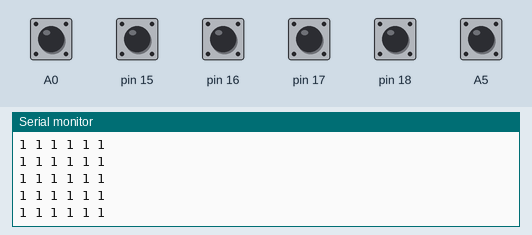
Simulated run of this sketch. Board: Arduino Uno, built with avr-gcc and run on an emulated ATmega328P. On the bench: the last lines printed to the serial monitor. The inputs (shaded band) are chosen by the test bench; at power-on: A0, A5, pin 15–18 HIGH.

Above: at 1.2 s.
1.3 s: A0 pulled LOW for 0.15 s
At 1.33 s:
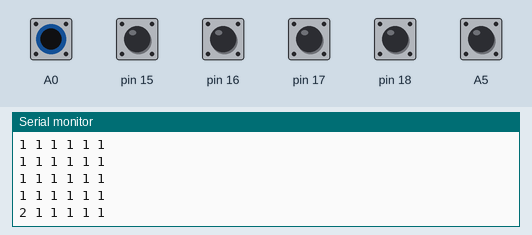
2.9 s: pin 15 pulled LOW for 0.15 s
At 2.94 s:
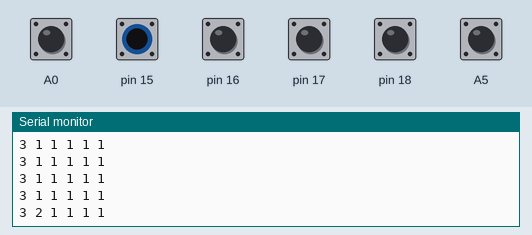
4.5 s: pin 16 pulled LOW for 0.15 s
At 4.56 s:
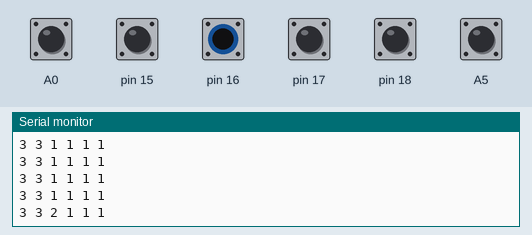
6.1 s: pin 17 pulled LOW for 0.15 s
At 6.13 s:
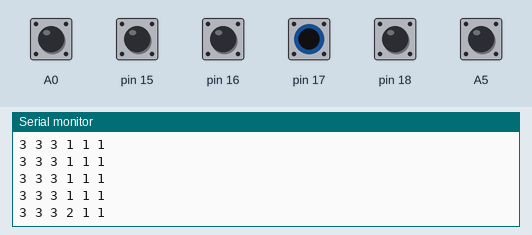
7.7 s: pin 18 pulled LOW for 0.15 s
At 7.74 s:
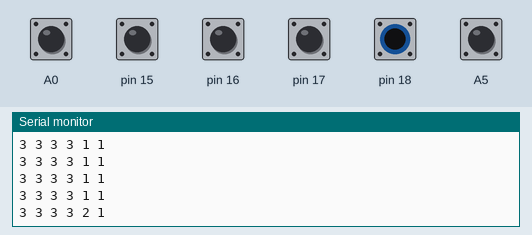
9.3 s: A5 pulled LOW for 0.15 s
At 9.36 s:
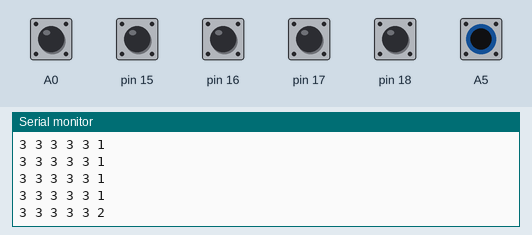
Timing chart, 0 to 11.9 s (numbered marks = the images above; inputs shaded):
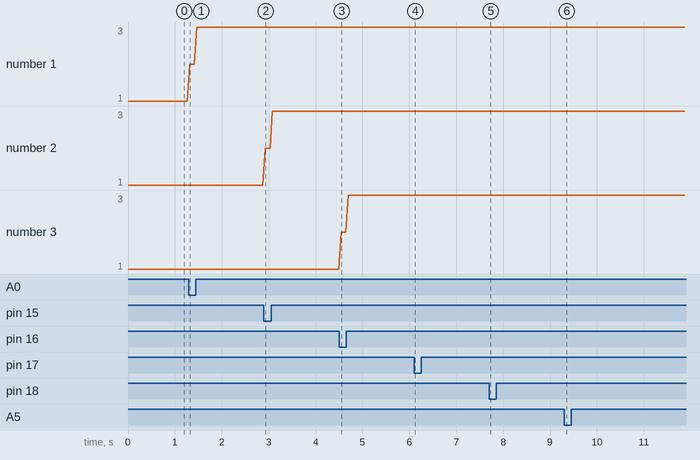

The sketch:

analogTest.ino
```cpp
//analogTest.ino
//Test sensors on A0-A5 with mode INPUT_PULLUP
//Written for Aurora Robotics. (UAF RMC 2016)
//Arsh Chauhan
//05/01/2016
//Public Domain


void setup() {

  for( int i=A0; i<=A5; i++)
  {
    pinMode(i,INPUT_PULLUP);
  }

  Serial.begin(9600);

}

int values[6];
int oldvalues[6];
int counts[6]={0};

void loop() {

 for( int i=0; i<6; i++)
 {
    oldvalues[i] = values[i];
    values[i] = digitalRead(A0 + i);
    if(values[i] != oldvalues[i])
    {
      counts[i]+=1;
    }
    Serial.print(counts[i]);
    Serial.print (" ");
 }
 Serial.println();

 delay(50);
 }
```

Measured:
- after the input at 1.3 s, the serial monitor: prints a new line at once (image 1)
- after the input at 2.9 s, the serial monitor: prints a new line at once (image 2)
- after the input at 4.5 s, the serial monitor: prints a new line after 0.05 s (image 3)
- after the input at 6.1 s, the serial monitor: prints a new line at once (image 4)
- after the input at 7.7 s, the serial monitor: prints a new line at once (image 5)
- after the input at 9.3 s, the serial monitor: prints a new line at once (image 6)
- plotted number 1: 1 → 3 after the input at 1.3 s
